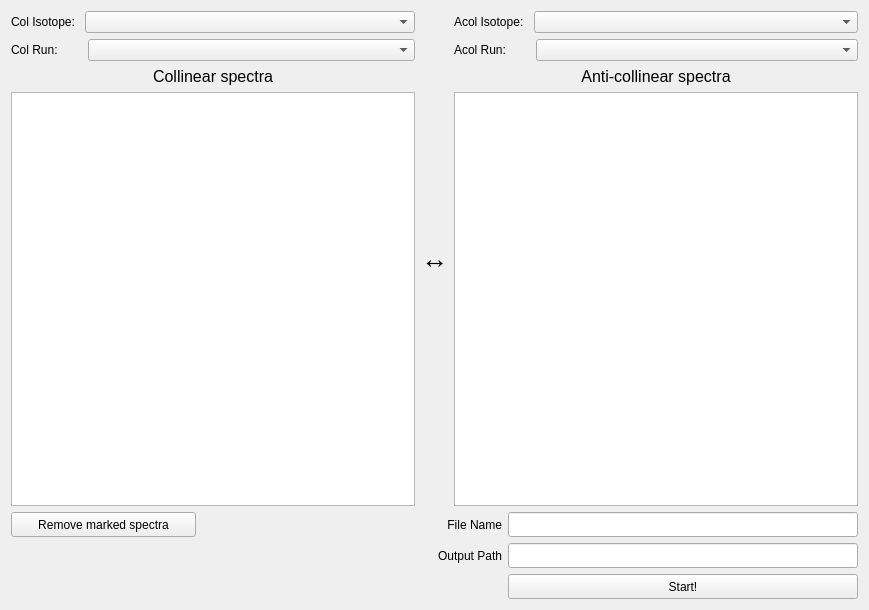
<?xml version="1.0" encoding="UTF-8"?>
<ui version="4.0">
 <class>ColAcol</class>
 <widget class="QWidget" name="ColAcol">
  <property name="windowModality">
   <enum>Qt::NonModal</enum>
  </property>
  <property name="geometry">
   <rect>
    <x>0</x>
    <y>0</y>
    <width>869</width>
    <height>610</height>
   </rect>
  </property>
  <property name="windowTitle">
   <string>Form</string>
  </property>
  <layout class="QVBoxLayout" name="verticalLayout_6">
   <item>
    <layout class="QHBoxLayout" name="horizontalLayout">
     <item>
      <layout class="QVBoxLayout" name="verticalLayout_2">
       <item>
        <layout class="QHBoxLayout" name="horizontalLayout_8">
         <property name="spacing">
          <number>0</number>
         </property>
         <item>
          <widget class="QLabel" name="label_4">
           <property name="sizePolicy">
            <sizepolicy hsizetype="Preferred" vsizetype="Preferred">
             <horstretch>0</horstretch>
             <verstretch>0</verstretch>
            </sizepolicy>
           </property>
           <property name="text">
            <string>Col Isotope:   </string>
           </property>
          </widget>
         </item>
         <item>
          <widget class="QComboBox" name="coColIso">
           <property name="sizePolicy">
            <sizepolicy hsizetype="Expanding" vsizetype="Fixed">
             <horstretch>0</horstretch>
             <verstretch>0</verstretch>
            </sizepolicy>
           </property>
          </widget>
         </item>
        </layout>
       </item>
       <item>
        <layout class="QHBoxLayout" name="horizontalLayout_6">
         <property name="spacing">
          <number>0</number>
         </property>
         <item>
          <widget class="QLabel" name="label_2">
           <property name="sizePolicy">
            <sizepolicy hsizetype="Preferred" vsizetype="Preferred">
             <horstretch>0</horstretch>
             <verstretch>0</verstretch>
            </sizepolicy>
           </property>
           <property name="text">
            <string>Col Run:         </string>
           </property>
          </widget>
         </item>
         <item>
          <widget class="QComboBox" name="coColRun">
           <property name="sizePolicy">
            <sizepolicy hsizetype="Expanding" vsizetype="Fixed">
             <horstretch>0</horstretch>
             <verstretch>0</verstretch>
            </sizepolicy>
           </property>
          </widget>
         </item>
        </layout>
       </item>
       <item>
        <widget class="QLabel" name="oCol">
         <property name="font">
          <font>
           <pointsize>12</pointsize>
          </font>
         </property>
         <property name="contextMenuPolicy">
          <enum>Qt::NoContextMenu</enum>
         </property>
         <property name="text">
          <string>Collinear spectra</string>
         </property>
         <property name="alignment">
          <set>Qt::AlignCenter</set>
         </property>
        </widget>
       </item>
       <item>
        <widget class="QListWidget" name="lCol">
         <property name="sizePolicy">
          <sizepolicy hsizetype="Expanding" vsizetype="Expanding">
           <horstretch>0</horstretch>
           <verstretch>0</verstretch>
          </sizepolicy>
         </property>
         <property name="minimumSize">
          <size>
           <width>185</width>
           <height>300</height>
          </size>
         </property>
         <property name="maximumSize">
          <size>
           <width>16777215</width>
           <height>16777215</height>
          </size>
         </property>
         <property name="selectionMode">
          <enum>QAbstractItemView::NoSelection</enum>
         </property>
        </widget>
       </item>
      </layout>
     </item>
     <item>
      <widget class="QLabel" name="oArrow">
       <property name="font">
        <font>
         <pointsize>20</pointsize>
        </font>
       </property>
       <property name="text">
        <string>↔</string>
       </property>
      </widget>
     </item>
     <item>
      <layout class="QVBoxLayout" name="verticalLayout_3">
       <item>
        <layout class="QHBoxLayout" name="horizontalLayout_9">
         <property name="spacing">
          <number>0</number>
         </property>
         <item>
          <widget class="QLabel" name="label_5">
           <property name="sizePolicy">
            <sizepolicy hsizetype="Preferred" vsizetype="Preferred">
             <horstretch>0</horstretch>
             <verstretch>0</verstretch>
            </sizepolicy>
           </property>
           <property name="text">
            <string>Acol Isotope:   </string>
           </property>
          </widget>
         </item>
         <item>
          <widget class="QComboBox" name="coAcolIso">
           <property name="sizePolicy">
            <sizepolicy hsizetype="Expanding" vsizetype="Fixed">
             <horstretch>0</horstretch>
             <verstretch>0</verstretch>
            </sizepolicy>
           </property>
          </widget>
         </item>
        </layout>
       </item>
       <item>
        <layout class="QHBoxLayout" name="horizontalLayout_5">
         <property name="spacing">
          <number>0</number>
         </property>
         <item>
          <widget class="QLabel" name="label">
           <property name="sizePolicy">
            <sizepolicy hsizetype="Preferred" vsizetype="Preferred">
             <horstretch>0</horstretch>
             <verstretch>0</verstretch>
            </sizepolicy>
           </property>
           <property name="text">
            <string>Acol Run:         </string>
           </property>
          </widget>
         </item>
         <item>
          <widget class="QComboBox" name="coAcolRun">
           <property name="sizePolicy">
            <sizepolicy hsizetype="Expanding" vsizetype="Fixed">
             <horstretch>0</horstretch>
             <verstretch>0</verstretch>
            </sizepolicy>
           </property>
          </widget>
         </item>
        </layout>
       </item>
       <item>
        <widget class="QLabel" name="oAcol">
         <property name="font">
          <font>
           <pointsize>12</pointsize>
          </font>
         </property>
         <property name="contextMenuPolicy">
          <enum>Qt::NoContextMenu</enum>
         </property>
         <property name="text">
          <string>Anti-collinear spectra</string>
         </property>
         <property name="alignment">
          <set>Qt::AlignCenter</set>
         </property>
        </widget>
       </item>
       <item>
        <widget class="QListWidget" name="lAcol">
         <property name="sizePolicy">
          <sizepolicy hsizetype="Expanding" vsizetype="Expanding">
           <horstretch>0</horstretch>
           <verstretch>0</verstretch>
          </sizepolicy>
         </property>
         <property name="minimumSize">
          <size>
           <width>185</width>
           <height>300</height>
          </size>
         </property>
         <property name="maximumSize">
          <size>
           <width>16777215</width>
           <height>16777215</height>
          </size>
         </property>
         <property name="selectionMode">
          <enum>QAbstractItemView::NoSelection</enum>
         </property>
        </widget>
       </item>
      </layout>
     </item>
    </layout>
   </item>
   <item>
    <layout class="QHBoxLayout" name="horizontalLayout_2">
     <item>
      <widget class="QPushButton" name="bRemove">
       <property name="minimumSize">
        <size>
         <width>185</width>
         <height>25</height>
        </size>
       </property>
       <property name="maximumSize">
        <size>
         <width>185</width>
         <height>25</height>
        </size>
       </property>
       <property name="text">
        <string>Remove marked spectra</string>
       </property>
      </widget>
     </item>
     <item>
      <spacer name="horizontalSpacer_3">
       <property name="orientation">
        <enum>Qt::Horizontal</enum>
       </property>
       <property name="sizeHint" stdset="0">
        <size>
         <width>40</width>
         <height>20</height>
        </size>
       </property>
      </spacer>
     </item>
     <item>
      <widget class="QLabel" name="oFile">
       <property name="minimumSize">
        <size>
         <width>70</width>
         <height>25</height>
        </size>
       </property>
       <property name="maximumSize">
        <size>
         <width>16777215</width>
         <height>25</height>
        </size>
       </property>
       <property name="text">
        <string>File Name</string>
       </property>
       <property name="alignment">
        <set>Qt::AlignRight|Qt::AlignTrailing|Qt::AlignVCenter</set>
       </property>
      </widget>
     </item>
     <item>
      <widget class="QLineEdit" name="iFile">
       <property name="minimumSize">
        <size>
         <width>350</width>
         <height>25</height>
        </size>
       </property>
       <property name="maximumSize">
        <size>
         <width>350</width>
         <height>25</height>
        </size>
       </property>
      </widget>
     </item>
    </layout>
   </item>
   <item>
    <layout class="QHBoxLayout" name="horizontalLayout_3">
     <item>
      <spacer name="horizontalSpacer_2">
       <property name="orientation">
        <enum>Qt::Horizontal</enum>
       </property>
       <property name="sizeHint" stdset="0">
        <size>
         <width>40</width>
         <height>20</height>
        </size>
       </property>
      </spacer>
     </item>
     <item>
      <widget class="QLabel" name="oPath">
       <property name="minimumSize">
        <size>
         <width>70</width>
         <height>25</height>
        </size>
       </property>
       <property name="maximumSize">
        <size>
         <width>20000</width>
         <height>25</height>
        </size>
       </property>
       <property name="text">
        <string>Output Path</string>
       </property>
       <property name="alignment">
        <set>Qt::AlignRight|Qt::AlignTrailing|Qt::AlignVCenter</set>
       </property>
      </widget>
     </item>
     <item>
      <widget class="QLineEdit" name="iPath">
       <property name="minimumSize">
        <size>
         <width>350</width>
         <height>25</height>
        </size>
       </property>
       <property name="maximumSize">
        <size>
         <width>350</width>
         <height>25</height>
        </size>
       </property>
      </widget>
     </item>
    </layout>
   </item>
   <item>
    <layout class="QHBoxLayout" name="horizontalLayout_4">
     <item>
      <spacer name="horizontalSpacer">
       <property name="orientation">
        <enum>Qt::Horizontal</enum>
       </property>
       <property name="sizeHint" stdset="0">
        <size>
         <width>40</width>
         <height>20</height>
        </size>
       </property>
      </spacer>
     </item>
     <item>
      <widget class="QPushButton" name="bStart">
       <property name="minimumSize">
        <size>
         <width>350</width>
         <height>25</height>
        </size>
       </property>
       <property name="maximumSize">
        <size>
         <width>350</width>
         <height>25</height>
        </size>
       </property>
       <property name="text">
        <string>Start!</string>
       </property>
      </widget>
     </item>
    </layout>
   </item>
  </layout>
 </widget>
 <resources/>
 <connections/>
</ui>
